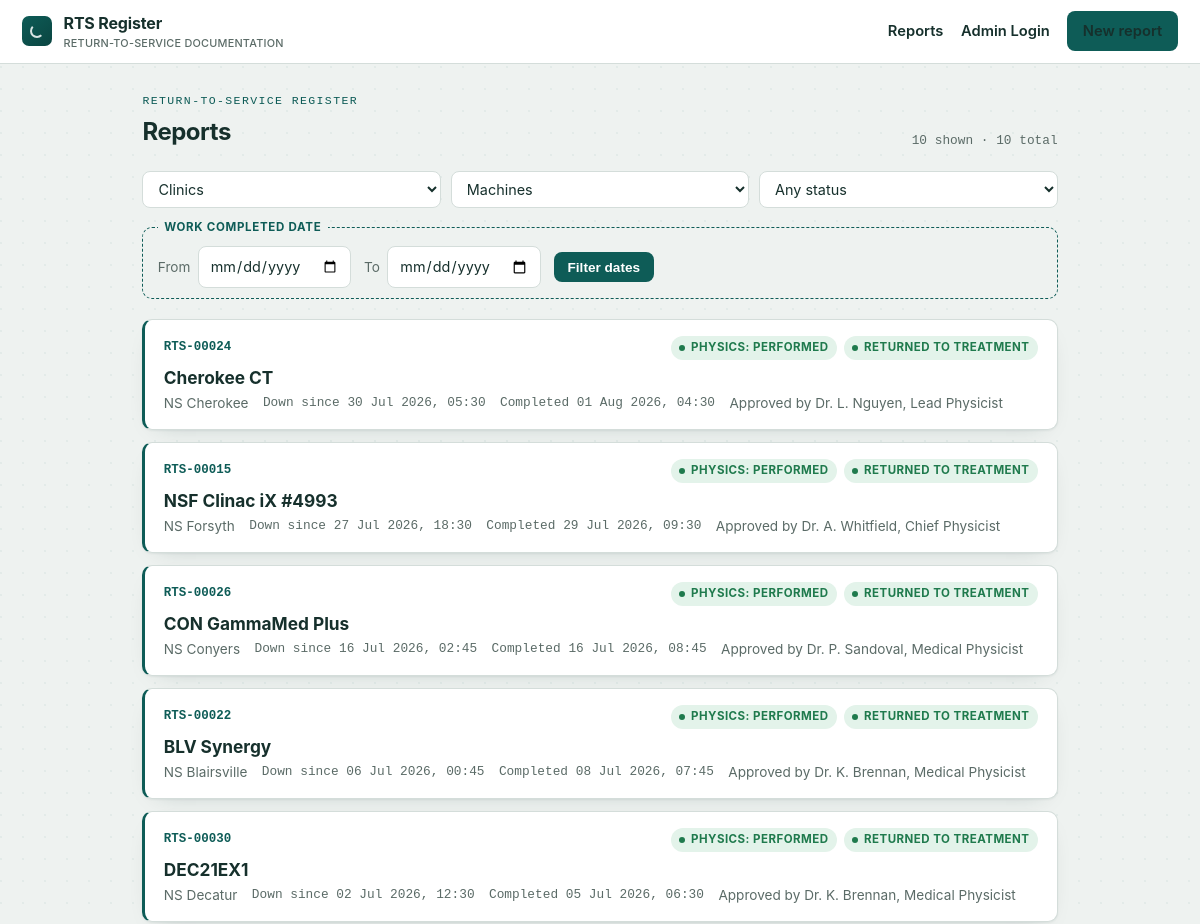
The app's page / (upper part), older data.
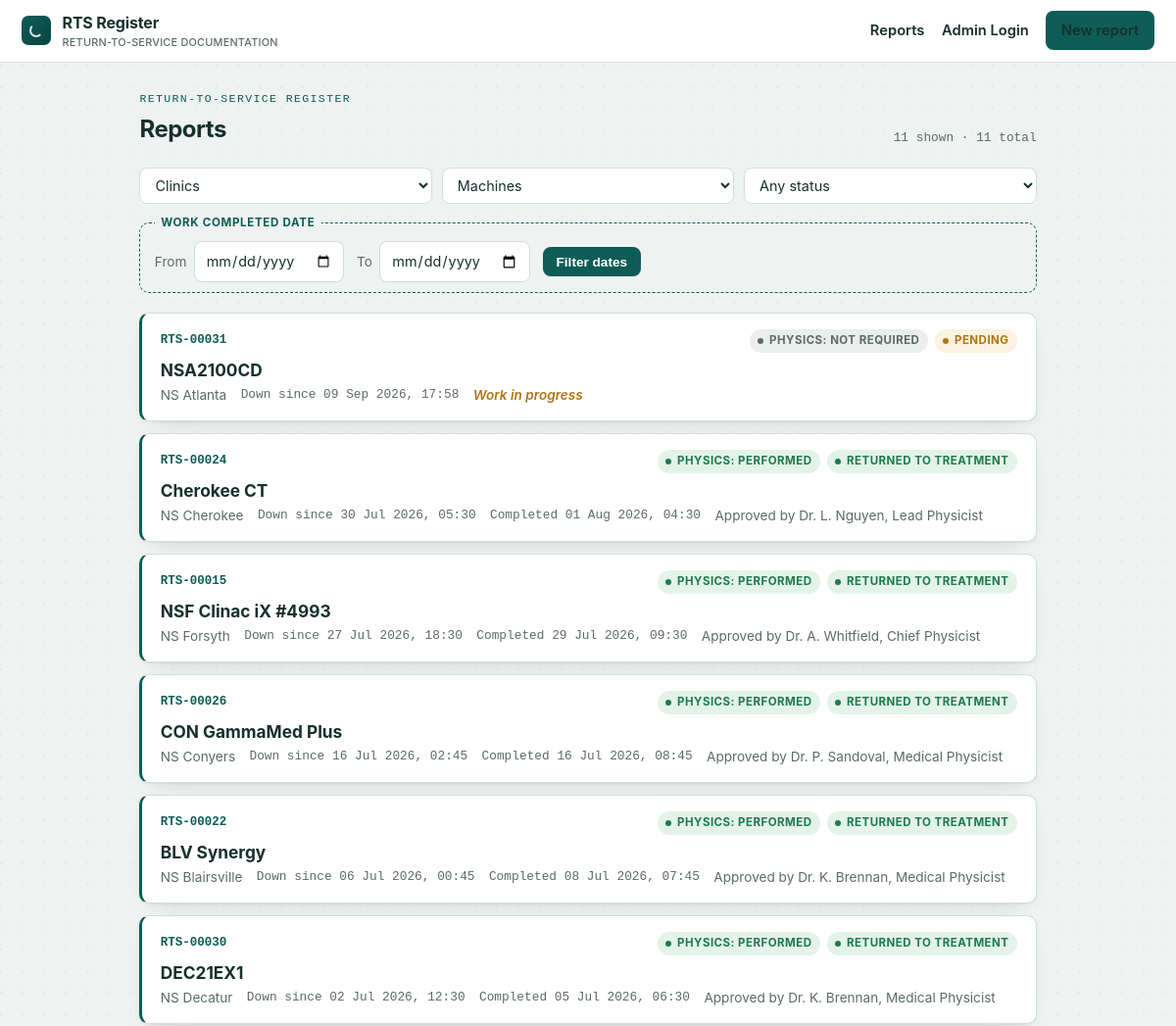
The same page, newer data.
### reports/models.py (models this page shows, shortened)
class ReturnToServiceReport(models.Model):
    class PhysicsStatus(models.TextChoices):
        NOT_REQUIRED = "not_required", "Not required"
        PERFORMED = "performed", "Performed"
        PENDING = "pending", "Required - pending"
    class Status(models.TextChoices):
        PENDING = "pending", "Pending"
        SERVICE_COMPLETE = "service_complete", "Service complete"
        RETURNED = "returned", "Returned to treatment"
    machine = models.ForeignKey(
        Machine, on_delete=models.PROTECT, related_name="rts_reports",
    )
    outage_start = models.DateTimeField(
        help_text="When the machine went out of service.",
    )
    outage_issue = models.TextField(
        help_text="What went wrong - the fault or reason the machine was taken out of service.",
    )
    work_completed_at = models.DateTimeField(
        null=True, blank=True,
        help_text="When repair / maintenance work was completed. Leave blank while work is ongoing.",
    )
    work_performed = models.TextField(
        blank=True,
        help_text="Description of the repair / maintenance performed.",
    )
    performed_by = models.CharField(
        max_length=160, blank=True,
        help_text="Engineer or vendor who performed the work.",
    )
    physics_status = models.CharField(
        max_length=16, choices=PhysicsStatus.choices,
        default=PhysicsStatus.NOT_REQUIRED,
    )
    physics_evaluation = models.TextField(
        blank=True,
        help_text="Physics tests / measurements performed before return to service.",
    )
    physicist = models.CharField(
        max_length=160, blank=True,
        help_text="Medical physicist who performed / oversaw the evaluation.",
    )
    approved_by = models.CharField(
        max_length=160, blank=True,
        help_text="Name and role of the person approving return to service.",
    )
    approval_date = models.DateTimeField(null=True, blank=True)
    vendor_report_received = models.BooleanField(
        "Vendor report received", default=False,
        help_text="Tick once the vendor's service report / documentation has been received.",
    )
    status = models.CharField(
        max_length=20, choices=Status.choices, default=Status.PENDING,
    )
    created_by = models.ForeignKey(
        settings.AUTH_USER_MODEL, on_delete=models.SET_NULL,
        null=True, blank=True, related_name="rts_reports",
    )
    created_at = models.DateTimeField(auto_now_add=True)
    updated_at = models.DateTimeField(auto_now=True)
    class Meta:
        ordering = ["-outage_start", "-created_at"]
        verbose_name = "return-to-service report"
    @property
    def reference(self):
        return f"RTS-{self.pk:05d}" if self.pk else "RTS-NEW"
    def get_absolute_url(self):
        return reverse("reports:detail", args=[self.pk])

class Machine(models.Model):
    class MachineType(models.TextChoices):
        LINAC = "linac", "Linear accelerator"
        CT_SIM = "ct_sim", "CT simulator"
        BRACHY = "brachy", "Brachytherapy unit"
        GAMMA = "gamma", "Gamma knife / SRS unit"
        ORTHO = "ortho", "Orthovoltage / superficial unit"
        OTHER = "other", "Other"
    name = models.CharField(max_length=120)
    department = models.ForeignKey(
        Department, on_delete=models.PROTECT, related_name="machines",
    )
    machine_type = models.CharField(
        max_length=16, choices=MachineType.choices, default=MachineType.LINAC,
    )
    manufacturer = models.CharField(max_length=120, blank=True)
    model = models.CharField(max_length=120, blank=True)
    serial_number = models.CharField(max_length=120, blank=True)
    class Meta:
        ordering = ["department__name", "name"]
        unique_together = [("department", "name")]

class Department(models.Model):
    name = models.CharField(max_length=120, unique=True)
    code = models.CharField(
        max_length=12, blank=True,
        help_text="Short identifier shown on reports, e.g. ROC-N.",
    )
    location = models.CharField(max_length=160, blank=True)
    class Meta:
        ordering = ["name"]

### reports/views.py (the view)
# urls.py: path("", views.report_list, name="list"),
def report_list(request):
    qs = ReturnToServiceReport.objects.select_related(
        "machine", "machine__department"
    )
    dept = request.GET.get("department", "").strip()
    machine_id = request.GET.get("machine", "").strip()
    status = request.GET.get("status", "").strip()
    date_from = request.GET.get("date_from", "").strip()
    date_to = request.GET.get("date_to", "").strip()
    machines = Machine.objects.select_related("department")
    if dept:
        qs = qs.filter(machine__department_id=dept)
        machines = machines.filter(department_id=dept)
    if machine_id and not machines.filter(pk=machine_id).exists():
        machine_id = ""
    if machine_id:
        qs = qs.filter(machine_id=machine_id)
    if status:
        qs = qs.filter(status=status)
    if date_from:
        parsed = parse_date(date_from)
        if parsed:
            qs = qs.filter(work_completed_at__date__gte=parsed)
        else:
            date_from = ""
    if date_to:
        parsed = parse_date(date_to)
        if parsed:
            qs = qs.filter(work_completed_at__date__lte=parsed)
        else:
            date_to = ""
    context = {
        "reports": qs,
        "departments": Department.objects.all(),
        "machines": machines,
        "status_choices": ReturnToServiceReport.Status.choices,
        "selected_department": dept,
        "selected_machine": machine_id,
        "selected_status": status,
        "date_from": date_from,
        "date_to": date_to,
        "total": ReturnToServiceReport.objects.count(),
    }
    return render(request, "reports/report_list.html", context)

### reports/templates/reports/report_list.html (shortened to what this page needs)
{% extends "base.html" %}
{% block content %}
<div class="page-head">
  <div>
    <p class="eyebrow">Return-to-service register</p>
    <h1>Reports</h1>
  </div>
  <span class="count">{{ reports|length }} shown · {{ total }} total</span>
</div>
<form class="filters" method="get">
  <div class="filter-row">
    <select name="department" onchange="this.form.submit()" aria-label="Clinic">
      <option value="">Clinics</option>
    </select>
    <select name="machine" onchange="this.form.submit()" aria-label="Machine">
      <option value="">Machines</option>
    </select>
    <select name="status" onchange="this.form.submit()" aria-label="Status">
      <option value="">Any status</option>
    </select>
  </div>
  <fieldset class="filter-dates">
    <legend>Work completed date</legend>
    <label class="filter-date">
      <span>From</span>
      <input type="date" name="date_from" value="{{ date_from }}">
    </label>
    <label class="filter-date">
      <span>To</span>
      <input type="date" name="date_to" value="{{ date_to }}">
    </label>
    <button class="btn btn-primary btn-sm" type="submit">Filter dates</button>
  </fieldset>
</form>
{% if reports %}
<div class="card-list">
  {% for r in reports %}
  <a class="rcard" href="{{ r.get_absolute_url }}">
    <div class="rcard-top">
      <span class="ref">{{ r.reference }}</span>
      <span class="rcard-pills">
        <span class="pill pill-{{ r.physics_status }}">Physics: {{ r.get_physics_status_display }}</span>
        <span class="pill pill-{{ r.status }}">{{ r.get_status_display }}</span>
      </span>
    </div>
    <h3>{{ r.machine.name }}</h3>
    <div class="rcard-meta">
      <span>{{ r.machine.department.name }}</span>
      <span class="mono">Down since {{ r.outage_start|date:"d M Y, H:i" }}</span>
      {% if r.work_completed_at %}<span class="mono">Completed {{ r.work_completed_at|date:"d M Y, H:i" }}</span>{% else %}<span class="pending">Work in progress</span>{% endif %}
      {% if r.approved_by %}<span>Approved by {{ r.approved_by }}</span>{% endif %}
    </div>
  </a>
  {% endfor %}
</div>
{% else %}
<div class="empty">
  <h2>No reports yet</h2>
  <p>Open a record as soon as a machine goes out of service; complete it when the machine comes back online.</p>
  <a class="btn btn-primary" href="{% url 'reports:create' %}">New report</a>
</div>
{% endif %}
{% endblock %}

Row changes from the older to the newer data that the page shows:
added ReturnToServiceReport: reference "RTS-00031", physics_status "NOT REQUIRED", status "PENDING", machine.name "NSA2100CD", machine.department.name "NS Atlanta", outage_start "09 Sep 2026, 17:58", shows "Work in progress"
Text that changed along with them:
{{ reports|length }}: "10" → "11"
{{ total }}: "10" → "11"
